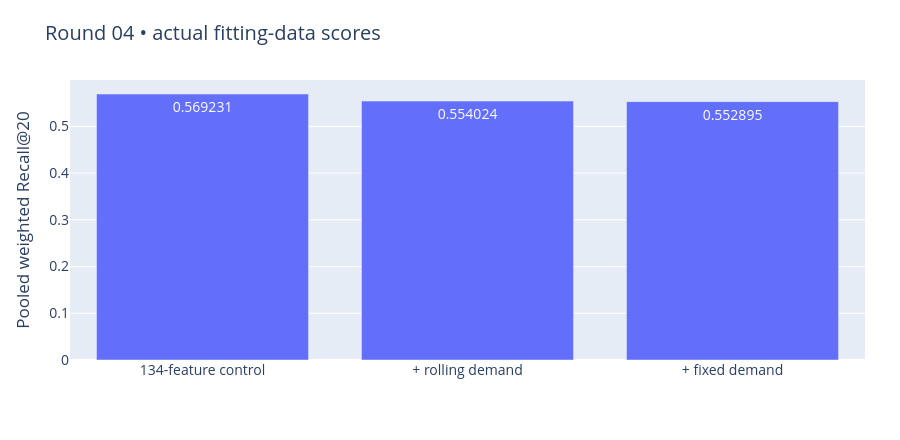

Notebook source saved alongside this figure:
### Markdown cell above
## 1 · The demand hypothesis did not beat its control
Both new demand configurations regress. Keep their evidence and expensive index, but do not refit or submit these configurations.

### Code cell
keys=['control_shared','demand_rolling','demand_static_ablation']
show(go.Figure(go.Bar(x=['134-feature control','+ rolling demand','+ fixed demand'],
    y=[result['arms'][k]['weighted_recall_at_20'] for k in keys],
    text=[f"{result['arms'][k]['weighted_recall_at_20']:.6f}" for k in keys],textposition='auto')).update_layout(
    title='Round 04 • actual fitting-data scores',yaxis_title='Pooled weighted Recall@20'))

### Figure 1 — Plotly figure (JSON) as saved in the notebook; plotly's stock layout.template omitted (floating-point values rounded to 4 significant figures)
{"data": [{"text": ["0.569231", "0.554024", "0.552895"], "textposition": "auto", "type": "bar", "x": ["134-feature control", "+ rolling demand", "+ fixed demand"], "y": [0.5692, 0.554, 0.5529]}], "layout": {"font": {"size": 14}, "height": 440, "margin": {"b": 80, "l": 70, "r": 35, "t": 80}, "title": {"text": "Round 04 • actual fitting-data scores"}, "yaxis": {"title": {"text": "Pooled weighted Recall@20"}}}}
